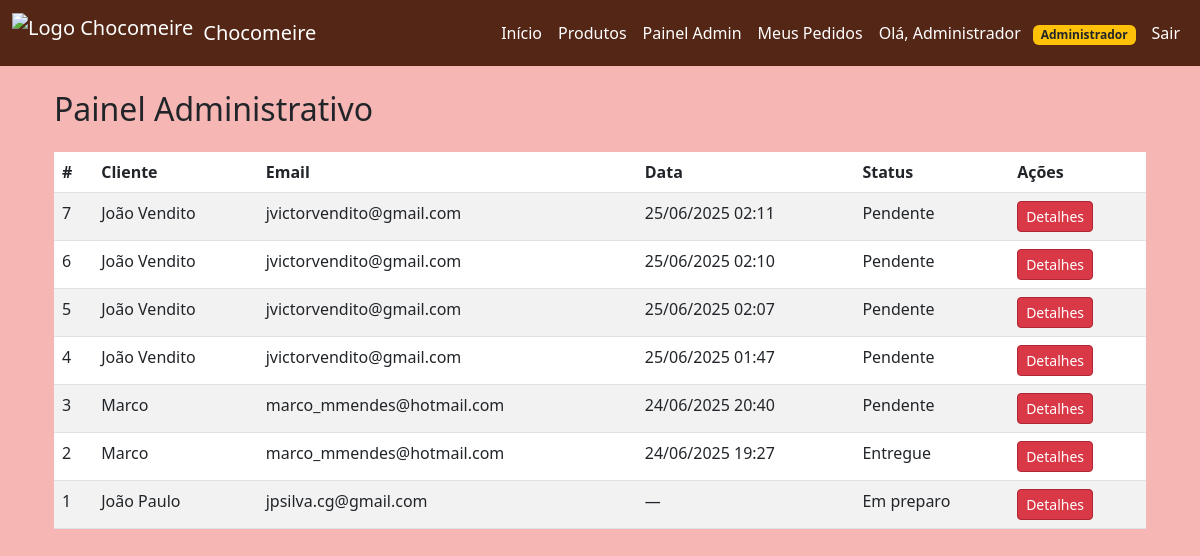
Page /admin (signed in) on the earlier database version.
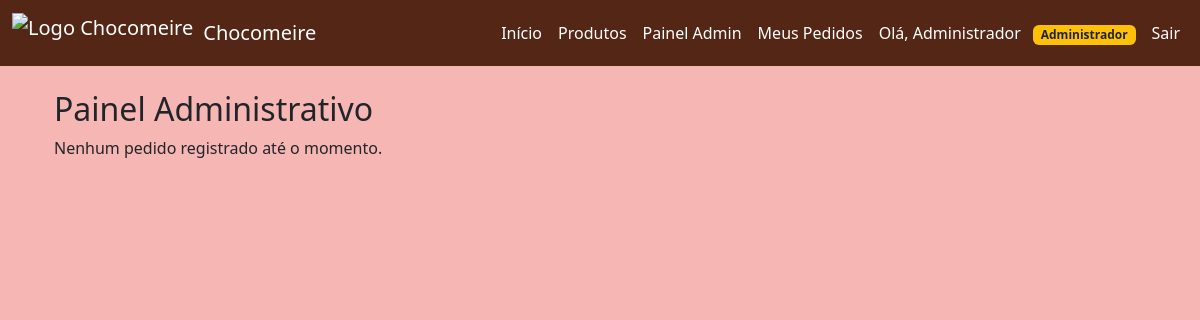
Same page on the later database version.
### app.py (models this page shows)
class User(db.Model):
    id = db.Column(db.Integer, primary_key=True)
    nome = db.Column(db.String(100), nullable=False)
    email = db.Column(db.String(100), unique=True, nullable=False)
    senha = db.Column(db.String(200), nullable=False)
    is_admin = db.Column(db.Boolean, default=False)

### models/pedido.py (models this page shows, shortened)
class Pedido(db.Model):
    id = db.Column(db.Integer, primary_key=True)
    cliente_id = db.Column(db.Integer, db.ForeignKey('cliente.id'), nullable=False)
    cliente = db.relationship('Cliente', backref='pedidos')  # ✅ relacionamento com cliente
    status = db.Column(db.String(50), default="Pendente")
    data_criacao = db.Column(db.DateTime, default=datetime.utcnow)  # ✅ campo de data
    itens = db.relationship('ItemPedido', backref='pedido', lazy=True, cascade="all, delete-orphan")

### models/cliente.py (models this page shows, shortened)
class Cliente(db.Model):
    id = db.Column(db.Integer, primary_key=True)
    nome = db.Column(db.String(100), nullable=False)
    email = db.Column(db.String(100), unique=True, nullable=False)

### app.py (the view)
@app.route('/admin')
def admin_dashboard():
    if not is_admin():
        flash("Acesso restrito ao administrador!", "error")
        return redirect(url_for('home'))
    pedidos = Pedido.query.order_by(Pedido.id.desc()).all()
    return render_template("admin.html", usuario=get_usuario_logado(), pedidos=pedidos)

### app.py (called while the page is built)
def get_usuario_logado():
    if 'usuario_id' in session:
        return db.session.get(User, session['usuario_id'])
    return None

def is_admin():
    usuario = get_usuario_logado()
    return usuario and getattr(usuario, "is_admin", False)

### templates/admin.html
{% extends 'base.html' %}
{% block content %}
<div class="container mt-4">
  <h2>Painel Administrativo</h2>
  {% if pedidos %}
  <table class="table table-striped mt-4">
    <thead>
      <tr>
        <th>#</th>
        <th>Cliente</th>
        <th>Email</th>
        <th>Data</th>
        <th>Status</th>
        <th>Ações</th>
      </tr>
    </thead>
    <tbody>
      {% for pedido in pedidos %}
      <tr>
        <td>{{ pedido.id }}</td>
        <td>{{ pedido.cliente.nome }}</td>
        <td>{{ pedido.cliente.email }}</td>
        <td>{{ pedido.data_criacao.strftime('%d/%m/%Y %H:%M') if pedido.data_criacao else '—' }}</td>
        <td>{{ pedido.status if pedido.status else 'Pendente' }}</td>
        <td>
          <a href="{{ url_for('admin_detalhes_pedido', pedido_id=pedido.id) }}" class="btn btn-sm btn-primary">Detalhes</a>
        </td>
      </tr>
      {% endfor %}
    </tbody>
  </table>
  {% else %}
  <p>Nenhum pedido registrado até o momento.</p>
  {% endif %}
</div>
{% endblock %}

### templates/base.html (shortened to what this page needs)
<!DOCTYPE html>
<html lang="pt-BR">
<head>
    <link href="https://cdn.jsdelivr.net/npm/bootstrap@5.3.0/dist/css/bootstrap.min.css" rel="stylesheet">
    <link href="{{ url_for('static', filename='style.css') }}" rel="stylesheet">
</head>
<body>
    <nav class="navbar navbar-expand-lg navbar-custom">
        <div class="container-fluid">
            <a class="navbar-brand d-flex align-items-center" href="/">
                <img src="https://raw.githubusercontent.com/unimetrocamp-startupclass/LTD.2025.1.028-CHOCOMEIRE/main/static/Logo.Chocomeire.jpg" alt="Logo Chocomeire">
                Chocomeire
            </a>
            <div class="collapse navbar-collapse" id="navbarNav">
                <ul class="navbar-nav ms-auto">
                    <li class="nav-item"><a class="nav-link" href="/">Início</a></li>
                    <li class="nav-item"><a class="nav-link" href="/produtos">Produtos</a></li>
                    {% if usuario %}
                        {% if usuario.is_admin %}
                            <li class="nav-item">
                                <a class="nav-link" href="{{ url_for('admin_dashboard') }}">Painel Admin</a>
                            </li>
                        {% endif %}
                        <li class="nav-item">
                            <a class="nav-link" href="{{ url_for('meus_pedidos') }}">Meus Pedidos</a>
                        </li>
                        <li class="nav-item">
                            <a class="nav-link disabled">
                                Olá, {{ usuario.nome }}
                                {% if usuario.is_admin %}
                                    <span class="badge bg-warning text-dark ms-2">Administrador</span>
                                {% endif %}
                            </a>
                        </li>
                        <li class="nav-item">
                            <a class="nav-link" href="/logout">Sair</a>
                        </li>
                    {% else %}
                        <li class="nav-item"><a class="nav-link" href="/login">Login</a></li>
                        <li class="nav-item"><a class="nav-link" href="/cadastro">Cadastre-se</a></li>
                    {% endif %}
                </ul>
            </div>
        </div>
    </nav>
    <main class="container mt-4">
        {% block content %}{% endblock %}
    </main>
</body>
</html>

### static/style.css (style rules this page uses)
body { background-color: #f6b6b3; font-family: 'Segoe UI', Arial, sans-serif; margin: 0; padding: 0; }
.navbar-custom { background-color: #542616; }
.navbar-custom .navbar-brand, .navbar-custom .nav-link, .navbar-custom .navbar-toggler-icon { color: #fff; }
.navbar-brand img { height: 40px; margin-right: 10px; }

Differences in the rows shown:
removed Pedido: id "7", cliente.nome "João Vendito", cliente.email "jvictorvendito@gmail.com", data_criacao "25/06/2025 02:11", status "Pendente"
removed Pedido: id "6", cliente.nome "João Vendito", cliente.email "jvictorvendito@gmail.com", data_criacao "25/06/2025 02:10", status "Pendente"
removed Pedido: id "5", cliente.nome "João Vendito", cliente.email "jvictorvendito@gmail.com", data_criacao "25/06/2025 02:07", status "Pendente"
removed Pedido: id "4", cliente.nome "João Vendito", cliente.email "jvictorvendito@gmail.com", data_criacao "25/06/2025 01:47", status "Pendente"
removed Pedido: id "3", cliente.nome "Marco", cliente.email "marco_mmendes@hotmail.com", data_criacao "24/06/2025 20:40", status "Pendente"
removed Pedido: id "2", cliente.nome "Marco", cliente.email "marco_mmendes@hotmail.com", data_criacao "24/06/2025 19:27", status "Entregue"
removed Pedido: id "1", cliente.nome "João Paulo", cliente.email "jpsilva.cg@gmail.com", data_criacao "—", status "Em preparo"
Other differences:
text no longer shown: "# Cliente Email Data Status Ações"
text now shown: "Nenhum pedido registrado até o momento."
